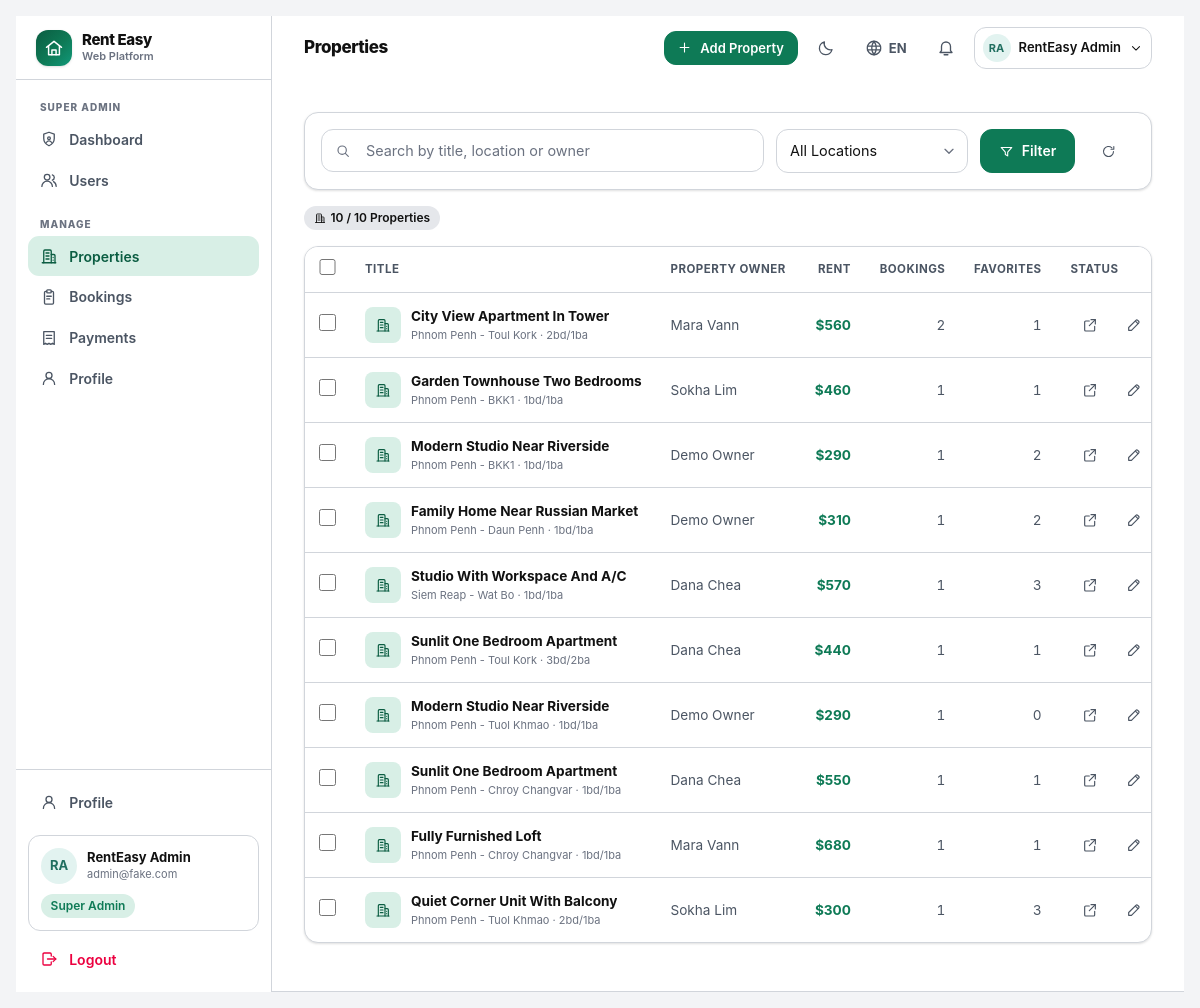
/console/properties/ (signed in), run on the app's committed database.
### accounts/models.py (models this page shows, shortened)
class User(AbstractBaseUser, PermissionsMixin):
    email = models.EmailField(unique=True, max_length=254)
    username = models.CharField(max_length=30, unique=True, validators=[USERNAME_VALIDATOR])
    full_name = models.CharField(max_length=120, blank=True)
    role = models.CharField(max_length=16, choices=Role.choices, default=Role.RENTER, db_index=True)
    is_active = models.BooleanField(default=True)
    is_staff = models.BooleanField(default=False)
    date_joined = models.DateTimeField(default=timezone.now)
    last_login_at = models.DateTimeField(null=True, blank=True)
    objects = UserManager()
    USERNAME_FIELD = "email"
    REQUIRED_FIELDS = ["username"]
    class Meta:
        ordering = ["full_name", "email"]
        indexes = [models.Index(fields=["role", "is_active"])]
    @property
    def display_name(self) -> str:
        return self.full_name.strip() or self.username or self.email
    @property
    def is_renter(self) -> bool:
        return self.role == Role.RENTER
    @property
    def is_owner(self) -> bool:
        return self.role == Role.OWNER
    @property
    def is_superadmin_role(self) -> bool:
        return self.role == Role.SUPERADMIN
    @property
    def avatar_hue(self) -> int:
        digest = sum(ord(c) for c in self.email)
        return (digest * 37) % 360

### listings/models.py (models this page shows, shortened)
class Property(models.Model):
    title = models.CharField(max_length=160)
    location = models.CharField(max_length=160, db_index=True)
    price_per_month = models.DecimalField(
        max_digits=10, decimal_places=2, validators=[MinValueValidator(0)], db_index=True
    )
    bedrooms = models.PositiveSmallIntegerField(default=1)
    bathrooms = models.PositiveSmallIntegerField(default=1)
    description = models.TextField(blank=True)
    owner = models.ForeignKey(settings.AUTH_USER_MODEL, on_delete=models.CASCADE, related_name="properties")
    created_at = models.DateTimeField(default=timezone.now)
    updated_at = models.DateTimeField(auto_now=True)
    objects = PropertyQuerySet.as_manager()
    class Meta:
        ordering = ["-created_at"]
        indexes = [
            models.Index(fields=["owner", "-created_at"]),
            models.Index(fields=["location", "price_per_month"]),
        ]

### accounts/console.py (the view)
# urls.py: path("properties/", console.properties_list, name="properties"),
@console_required
def properties_list(request):
    query = (request.GET.get("q") or "").strip()
    owner = (request.GET.get("owner") or "").strip()
    queryset = Property.objects.select_related("owner").order_by("-created_at")
    if query:
        queryset = queryset.filter(
            Q(title__icontains=query) | Q(location__icontains=query) | Q(owner__email__icontains=query)
        )
    if owner:
        queryset = queryset.filter(owner_id=owner)
    properties = list(
        queryset.annotate(
            favorite_count=Count("favorites", distinct=True),
            booking_count=Count("bookings", distinct=True),
        )
    )
    return render(
        request,
        "console/properties.html",
        {
            "properties": properties,
            "query": query,
            "owner": owner,
            "owners": User.objects.filter(role=Role.OWNER).order_by("full_name"),
            "total": Property.objects.count(),
        },
    )

### core/context_processors.py (called while the page is built)
def site(request):
    return {
        "SITE_NAME": "Rent Easy",
        "SUPPORTED_LANGUAGES": [
            {"code": code, "label": meta["label"], "native_label": meta["native_label"], "flag": meta["flag"]}
            for code, meta in i18n.LANGUAGES.items()
        ],
        "DEFAULT_LANGUAGE": i18n.DEFAULT_LANGUAGE,
        "DEBUG": settings.DEBUG,
    }

def i18n_context(request):
    language = getattr(request, "LANGUAGE_CODE_UI", i18n.DEFAULT_LANGUAGE)
    return {
        "LANG": language,
        "IS_KHMER": language == "km",
        "T": getattr(request, "translator", None) or i18n.Translator(language),
        "THEME": getattr(request, "theme", "light"),
        "IS_DARK": getattr(request, "theme", "light") == "dark",
    }

### core/i18n.py (called while the page is built)
    def __call__(self, key: str, /, **kwargs) -> str:
        pair = CATALOG.get(key)
        if pair is None:
            return key
        value = pair[1] if self.is_khmer else pair[0]
        if kwargs:
            try:
                return value.format(**kwargs)
            except (KeyError, IndexError, ValueError):
                return value
        return value

    def role_label(self, role: str | None) -> str:
        if not role:
            return self("unknown")
        return self(ROLE_KEYS.get(role, "unknown"))

### core/icons.py (called while the page is built)
def render_icon(name: str, size: int | str = 20, class_name: str = "", stroke_width: float | str | None = None) -> str:
    body = ICONS.get(name)
    if body is None:
        body = ICONS["info"]
    attrs = _STROKE_ATTRS
    if stroke_width is not None:
        attrs = attrs.replace('stroke-width="1.75"', f'stroke-width="{stroke_width}"')
    cls = f' class="{class_name}"' if class_name else ""
    return f'<svg {attrs}{cls} width="{size}" height="{size}">{body}</svg>'

### core/templatetags/ui.py (called while the page is built)
@register.simple_tag(name="icon")
def icon_tag(name: str, size: int = 20, css_class: str = "", stroke_width=None) -> str:
    return mark_safe(icon_lib.render_icon(name, size=size, class_name=css_class, stroke_width=stroke_width))

@register.filter(name="usd")
def usd(value, decimals: int = 0) -> str:
    try:
        number = float(value or 0)
    except (TypeError, ValueError):
        return "$0"
    if decimals == 0:
        rounded = int(round(number))
        return "${:,}".format(rounded)
    return "${:,.{}f}".format(number, decimals)

def _translator(context) -> Translator:
    t = context.get("T")
    return t if isinstance(t, Translator) else Translator("en")

### templates/console/properties.html (shortened to what this page needs)
{% extends "base.html" %}
{% load ui humanize %}
{% block page_title %}{% t 'properties' %}{% endblock %}
{% block topbar_actions %}
<a href="{% url 'console:property_create' %}" class="btn btn-primary btn-sm">{% icon "plus" 15 %} {% t 'add_property' %}</a>
{% endblock %}
{% block content %}
<div class="space-y-4" data-bulk-scope>
  <section class="app-card p-4">
    <form method="get" class="grid gap-3 sm:grid-cols-[minmax(0,1fr)_12rem_auto]">
      <div class="relative">
        <span class="pointer-events-none absolute start-3.5 top-1/2 -translate-y-1/2 text-ink-3">{% icon "search" 16 %}</span>
        <input type="search" name="q" value="{{ query }}" class="form-input ps-11" placeholder="{% t 'search_properties' %}">
      </div>
      <select name="owner" class="form-input" data-auto-submit>
        <option value="">{% t 'all_locations' %}</option>
      </select>
      <div class="flex gap-2">
        <button type="submit" class="btn btn-primary flex-1">{% icon "filter" 15 %} {% t 'filter' %}</button>
        <a href="{% url 'console:properties' %}" class="btn btn-ghost">{% icon "refresh" 15 %}</a>
      </div>
    </form>
  </section>
  <div class="flex flex-wrap items-center gap-2 text-[12px] text-ink-3">
    <span class="pill pill-neutral">{% icon "building" 12 %} {{ properties|length }} / {{ total }} {% t 'properties' %}</span>
  </div>
  {% if properties %}
    <form method="post" action="{% url 'console:properties_bulk_delete' %}" data-bulk-form>
      <div class="table-wrap app-card overflow-hidden">
        <table class="data-table">
          <thead>
            <tr>
              <th class="w-px"><input type="checkbox" data-bulk-all class="form-checkbox" aria-label="{% t 'select_all' %}"></th>
              <th class="text-start">{% t 'title_label' %}</th>
              <th class="text-start">{% t 'property_owner' %}</th>
              <th class="text-end">{% t 'rent' %}</th>
              <th class="text-end">{% t 'bookings' %}</th>
              <th class="text-end">{% t 'favorites' %}</th>
              <th class="text-start">{% t 'status' %}</th>
            </tr>
          </thead>
          <tbody>
            {% for property in properties %}
              <tr>
                <td class="w-px">
                  <input type="checkbox" name="ids" value="{{ property.pk }}" data-bulk-item class="form-checkbox" aria-label="{{ property.title }}">
                </td>
                <td class="min-w-[14rem]">
                  <div class="flex items-center gap-2.5">
                    <span class="grid h-9 w-9 shrink-0 place-items-center rounded-lg bg-primary-soft text-primary-dark">
                      {% icon "building" 16 %}
                    </span>
                    <span class="min-w-0">
                      <a href="{% url 'console:property_edit' property.pk %}" class="block truncate font-bold hover:text-primary">{{ property.title }}</a>
                      <span class="block truncate text-[11px] text-ink-3">{{ property.location }} · {{ property.bedrooms }}bd/{{ property.bathrooms }}ba</span>
                    </span>
                  </div>
                </td>
                <td class="whitespace-nowrap text-ink-2">{{ property.owner.display_name }}</td>
                <td class="whitespace-nowrap text-end font-bold text-primary">{{ property.price_per_month|usd }}</td>
                <td class="text-end text-ink-2 tabular-nums">{{ property.booking_count|default:0 }}</td>
                <td class="text-end text-ink-2 tabular-nums">{{ property.favorite_count|default:0 }}</td>
                <td class="w-px">
                  <div class="flex items-center justify-end gap-1">
                    <a href="{% url 'listings:public_detail' property.pk %}" class="btn btn-ghost btn-icon" title="{% t 'view' %}">{% icon "external" 16 %}</a>
                    <a href="{% url 'console:property_edit' property.pk %}" class="btn btn-ghost btn-icon" title="{% t 'edit' %}">{% icon "edit" 16 %}</a>
                  </div>
                </td>
              </tr>
            {% endfor %}
          </tbody>
        </table>
      </div>
    </form>
  {% else %}
    {% url 'console:property_create' as create_url %}
  {% endif %}
</div>
{% endblock %}

### templates/base.html (shortened to what this page needs)
{% load static ui i18n %}<!doctype html>
<html lang="{{ LANG }}" class="{% if IS_DARK %}dark{% endif %}">
<head>
<link rel="stylesheet" href="{% static 'css/app.css' %}">
</head>
<body class="min-h-screen bg-canvas text-ink font-sans antialiased">
<div class="flex min-h-screen">
  {% if user.is_authenticated %}
  <aside class="hidden lg:flex lg:w-64 xl:w-72 shrink-0 flex-col border-r border-hairline bg-surface">
    <div class="flex h-16 items-center gap-2.5 border-b border-hairline px-5">
      <span class="grid h-9 w-9 place-items-center rounded-xl hero-gradient text-white shadow-sm">{% icon "logo" 20 %}</span>
      <span class="flex flex-col leading-tight">
        <span class="text-[15px] font-extrabold tracking-tight">{{ SITE_NAME }}</span>
        <span class="text-[11px] font-semibold text-ink-3">{% t 'platform_tag' %}</span>
      </span>
    </div>
    {% include "partials/_nav_sidebar.html" %}
  </aside>
  {% endif %}
  <div class="flex min-w-0 flex-1 flex-col">
    {% if user.is_authenticated %}
<header class="sticky top-0 z-40 border-b border-hairline bg-surface/95 backdrop-blur">
  <div class="flex h-16 items-center gap-3 px-4 sm:px-6 lg:px-8">
    <div class="min-w-0">
      <h1 class="truncate text-[17px] font-extrabold tracking-tight">{% block page_title %}{% t 'home' %}{% endblock %}</h1>
    </div>
    <div class="ms-auto flex items-center gap-1.5 sm:gap-2">
      {% block topbar_actions %}{% endblock %}
      {% include "partials/_preferences_inline.html" %}
      {% include "partials/_notifications.html" %}
      <div class="relative" data-dropdown>
        <button type="button" data-dropdown-toggle
                class="flex items-center gap-2 rounded-xl border border-hairline px-2 py-1.5 hover:border-primary transition-colors"
                aria-haspopup="true" aria-expanded="false">
          <span class="grid h-7 w-7 place-items-center rounded-full text-[11px] font-bold"
                style="background-color: hsl({{ user.avatar_hue }} 42% 92%); color: hsl({{ user.avatar_hue }} 55% 28%);">
            {{ user.display_name|initials }}
          </span>
          <span class="hidden text-[13px] font-semibold sm:block">{{ user.display_name }}</span>
          {% icon "chevron-down" 14 %}
        </button>
            <span class="pill pill-approved mt-2">{% role_label user.role as rl %}{{ rl.label }}</span>
      </div>
    </div>
  </div>
    {% endif %}
    <main id="main" class="flex-1">
      {% block content_wrapper %}
        <div class="mx-auto w-full max-w-7xl px-4 py-6 sm:px-6 lg:px-8 lg:py-8">
          {% block content %}{% endblock %}
        </div>
      {% endblock %}
    </main>
  </div>
</div>
</body>
</html>

### templates/partials/_nav_sidebar.html (shortened to what this page needs)
{% load ui %}
<nav class="flex-1 overflow-y-auto px-3 py-4">
  {% if user.is_renter %}
    {% include "partials/_nav_group_renter.html" %}
  {% elif user.is_owner %}
    {% include "partials/_nav_group_owner.html" %}
  {% elif user.is_superadmin_role %}
    {% include "partials/_nav_group_console.html" %}
  {% endif %}
</nav>
<div class="border-t border-hairline p-3">
  <a href="{% url 'profile' %}" class="nav-item {% nav_active 'profile' 'role_select' %}">
    {% icon "user" 18 %}
    <span class="flex-1 truncate">{% t 'profile' %}</span>
  </a>
  <div class="mt-3 rounded-xl border border-hairline bg-surface-2 p-3">
    <div class="flex items-center gap-2.5">
      <span class="grid h-9 w-9 shrink-0 place-items-center rounded-full text-[13px] font-bold"
            style="background-color: hsl({{ user.avatar_hue }} 42% 92%); color: hsl({{ user.avatar_hue }} 55% 28%);">
        {{ user.display_name|initials }}
      </span>
      <span class="min-w-0 flex-1">
        <span class="block truncate text-[13px] font-bold leading-tight">{{ user.display_name }}</span>
        <span class="block truncate text-[11px] text-ink-3">{{ user.email }}</span>
      </span>
    </div>
    <span class="pill pill-approved mt-2.5">{% role_label user.role as rl %}{{ rl.label }}</span>
  </div>
  <form method="post" action="{% url 'logout' %}" class="mt-2">
    <button type="submit" class="nav-item w-full text-rose-600 hover:bg-rose-50 hover:text-rose-700 dark:text-rose-400 dark:hover:bg-rose-950/40">
      {% icon "logout" 18 %}
      <span>{% t 'logout' %}</span>
    </button>
  </form>
</div>

### static/css/app.css (style rules this page uses)
:root { --canvas:#f3f4f6;--surface:#fff;--surface-2:#fff;--ink:#111;--ink-2:#4b5563;--ink-3:#6b7280;--hairline:#d1d5db;color-scheme:light }

### data on the page
User: display_name|initials "RA", display_name "RentEasy Admin", email "admin@fake.com"
Property: title "City View Apartment In Tower", location "Phnom Penh - Toul Kork", bedrooms "2", bathrooms "1", owner.display_name "Mara Vann", price_per_month "$560", booking_count "2", favorite_count "1"
Property: title "Garden Townhouse Two Bedrooms", location "Phnom Penh - BKK1", bedrooms "1", bathrooms "1", owner.display_name "Sokha Lim", price_per_month "$460", booking_count "1", favorite_count "1"
Property: title "Modern Studio Near Riverside", location "Phnom Penh - BKK1", bedrooms "1", bathrooms "1", owner.display_name "Demo Owner", price_per_month "$290", booking_count "1", favorite_count "2"
Property: title "Family Home Near Russian Market", location "Phnom Penh - Daun Penh", bedrooms "1", bathrooms "1", owner.display_name "Demo Owner", price_per_month "$310", booking_count "1", favorite_count "2"
Property: title "Studio With Workspace And A/C", location "Siem Reap - Wat Bo", bedrooms "1", bathrooms "1", owner.display_name "Dana Chea", price_per_month "$570", booking_count "1", favorite_count "3"
Property: title "Sunlit One Bedroom Apartment", location "Phnom Penh - Toul Kork", bedrooms "3", bathrooms "2", owner.display_name "Dana Chea", price_per_month "$440", booking_count "1", favorite_count "1"
Property: title "Modern Studio Near Riverside", location "Phnom Penh - Tuol Khmao", bedrooms "1", bathrooms "1", owner.display_name "Demo Owner", price_per_month "$290", booking_count "1", favorite_count "0"
Property: title "Sunlit One Bedroom Apartment", location "Phnom Penh - Chroy Changvar", bedrooms "1", bathrooms "1", owner.display_name "Dana Chea", price_per_month "$550", booking_count "1", favorite_count "1"
Property: title "Fully Furnished Loft", location "Phnom Penh - Chroy Changvar", bedrooms "1", bathrooms "1", owner.display_name "Mara Vann", price_per_month "$680", booking_count "1", favorite_count "1"
Property: title "Quiet Corner Unit With Balcony", location "Phnom Penh - Tuol Khmao", bedrooms "2", bathrooms "1", owner.display_name "Sokha Lim", price_per_month "$300", booking_count "1", favorite_count "3"

### other printed values
{{ SITE_NAME }} "Rent Easy"
{{ rl.label }} "Super Admin"
{{ LANG|upper }} "EN"
{{ properties|length }} "10"
{{ total }} "10"
